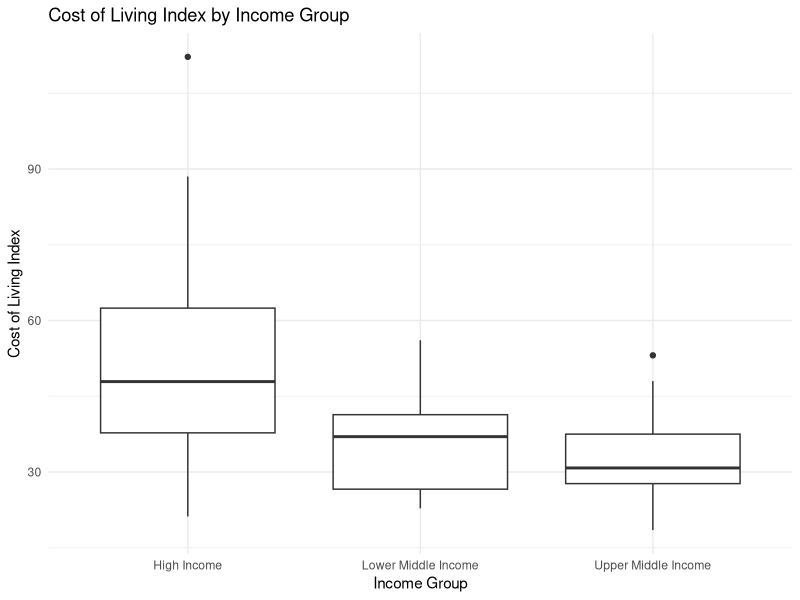
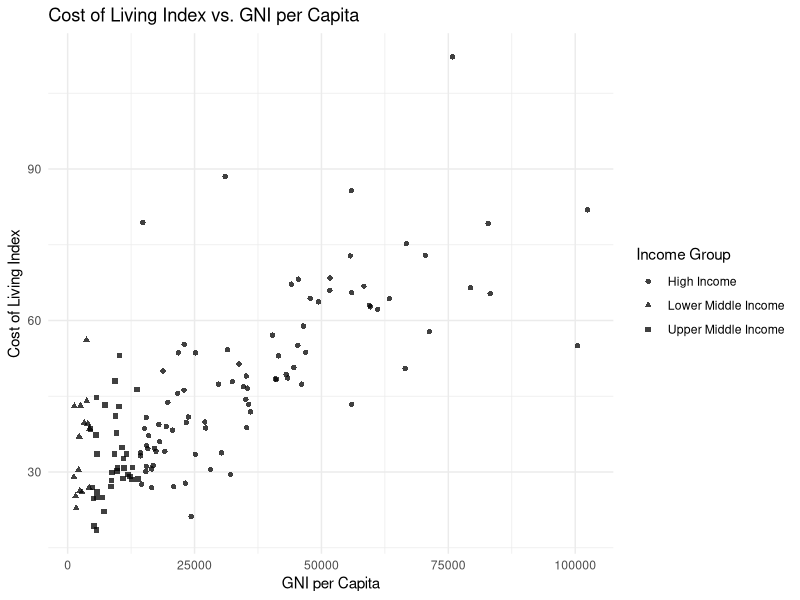
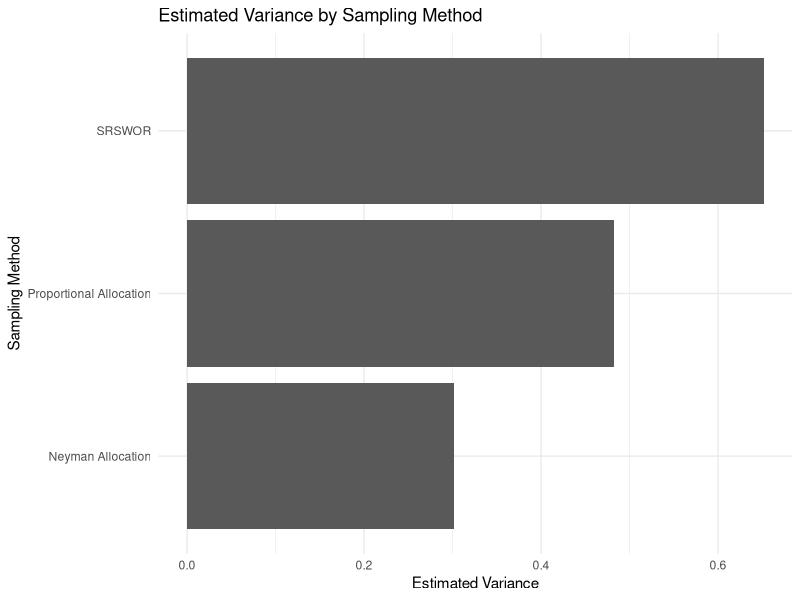

Source code (R) for these figures, in order:
# Global Cost-of-Living Statistical Analysis
library(dplyr)
library(ggplot2)

# 1. Importing and cleaning data
data <- read.csv("data/Cost_of_Living_Index_2024.csv", check.names = TRUE)
names(data)[names(data)=="Cost.of.Living.Index"] <- "Cost_of_Living_Index"
names(data)[names(data)=="GNI.per.Capita"] <- "GNI_per_Capita"
data <- data %>% mutate(
  Cost_of_Living_Index=as.numeric(Cost_of_Living_Index),
  GNI_per_Capita=as.numeric(gsub(",","",GNI_per_Capita))
)
N <- nrow(data)
population_mean <- mean(data$Cost_of_Living_Index)
population_variance <- var(data$Cost_of_Living_Index)
cat("Population size:",N,"\nPopulation mean:",population_mean,
    "\nPopulation variance:",population_variance,"\n\n")

# 2. Determining the total sample size
alpha <- 0.20
error_bound <- 1
n0 <- qnorm(1-alpha/2)^2*population_variance/error_bound^2
n <- round(n0/(1+n0/N))
cat("Total sample size:",n,"\n\n")

# 3. Performing simple random sampling without replacement (SRSWOR)
set.seed(3430)
srs_index <- sample(seq_len(N),n,replace=FALSE)
srs_sample <- data[srs_index,]
srs_mean <- mean(srs_sample$Cost_of_Living_Index)
srs_variance <- (1-n/N)*var(srs_sample$Cost_of_Living_Index)/n

# 4. Creating GNI-based income strata
stratified_data <- data %>% mutate(Income_Group=case_when(
 GNI_per_Capita>=0 & GNI_per_Capita<=4515 ~ "Lower Middle Income",
 GNI_per_Capita>=4516 & GNI_per_Capita<=14005 ~ "Upper Middle Income",
 GNI_per_Capita>=14006 ~ "High Income",
 TRUE ~ NA_character_))
strata <- stratified_data %>% group_by(Income_Group) %>% summarise(
 N_h=n(),W_h=N_h/N,S_h=sd(Cost_of_Living_Index),.groups="drop")

# 5. Adjusting rounded allocations to match the total sample size
allocate_integer_samples <- function(raw_allocation,total_n,capacity){
 allocation <- floor(raw_allocation); remainder <- total_n-sum(allocation)
 if(remainder>0){fractions<-raw_allocation-floor(raw_allocation)
  for(i in order(fractions,decreasing=TRUE)){if(remainder==0) break
   if(allocation[i]<capacity[i]){allocation[i]<-allocation[i]+1;remainder<-remainder-1}}}
 allocation}

# 6. Drawing stratified samples using assigned sample sizes
draw_stratified_sample <- function(full_data,allocation_table,seed){
 set.seed(seed)
 bind_rows(lapply(seq_len(nrow(allocation_table)),function(i){
  group_name<-allocation_table$Income_Group[i]; n_group<-allocation_table$n_h[i]
  group_data<-full_data %>% filter(Income_Group==group_name)
  group_data[sample(seq_len(nrow(group_data)),n_group,replace=FALSE),]}))}

# 7. Calculating stratified estimates
calculate_stratified_estimates <- function(sample_data,allocation_table){
 sample_stats<-sample_data %>% group_by(Income_Group) %>% summarise(
  sample_mean=mean(Cost_of_Living_Index),sample_variance=var(Cost_of_Living_Index),.groups="drop")
 results<-allocation_table %>% left_join(sample_stats,by="Income_Group")
 mean_estimate<-sum(results$W_h*results$sample_mean)
 variance_estimate<-sum(results$W_h^2*(1/results$n_h-1/results$N_h)*results$sample_variance)
 list(details=results,mean=mean_estimate,variance=variance_estimate)}

# 8. Calculating proportional allocation
proportional<-strata %>% mutate(raw_n_h=n*N_h/N)
proportional$n_h<-allocate_integer_samples(proportional$raw_n_h,n,proportional$N_h)
proportional_sample<-draw_stratified_sample(stratified_data,proportional,3430)
proportional_results<-calculate_stratified_estimates(proportional_sample,proportional)

# 9. Calculating Neyman allocation
neyman<-strata %>% mutate(raw_n_h=n*(N_h*S_h)/sum(N_h*S_h))
neyman$n_h<-allocate_integer_samples(neyman$raw_n_h,n,neyman$N_h)
neyman_sample<-draw_stratified_sample(stratified_data,neyman,3430)
neyman_results<-calculate_stratified_estimates(neyman_sample,neyman)

# 10. Comparing sampling methods
comparison<-data.frame(
 Method=c("SRSWOR","Proportional Allocation","Neyman Allocation"),
 Mean_Estimate=c(srs_mean,proportional_results$mean,neyman_results$mean),
 Variance_Estimate=c(srs_variance,proportional_results$variance,neyman_results$variance))
print(comparison)

# 11. Visualizing and saving results
p1<-ggplot(stratified_data,aes(Income_Group,Cost_of_Living_Index))+geom_boxplot()+
 labs(title="Cost of Living Index by Income Group",x="Income Group",y="Cost of Living Index")+theme_minimal()
p2<-ggplot(stratified_data,aes(GNI_per_Capita,Cost_of_Living_Index,shape=Income_Group))+geom_point(alpha=.75)+
 labs(title="Cost of Living Index vs. GNI per Capita",x="GNI per Capita",y="Cost of Living Index",shape="Income Group")+theme_minimal()
p3<-ggplot(comparison,aes(reorder(Method,Variance_Estimate),Variance_Estimate))+geom_col()+coord_flip()+
 labs(title="Estimated Variance by Sampling Method",x="Sampling Method",y="Estimated Variance")+theme_minimal()
ggsave("figures/cost_of_living_by_income_group.png",p1,width=8,height=5,dpi=300)
ggsave("figures/cost_of_living_vs_gni.png",p2,width=8,height=5,dpi=300)
ggsave("figures/sampling_variance_comparison.png",p3,width=8,height=5,dpi=300)
